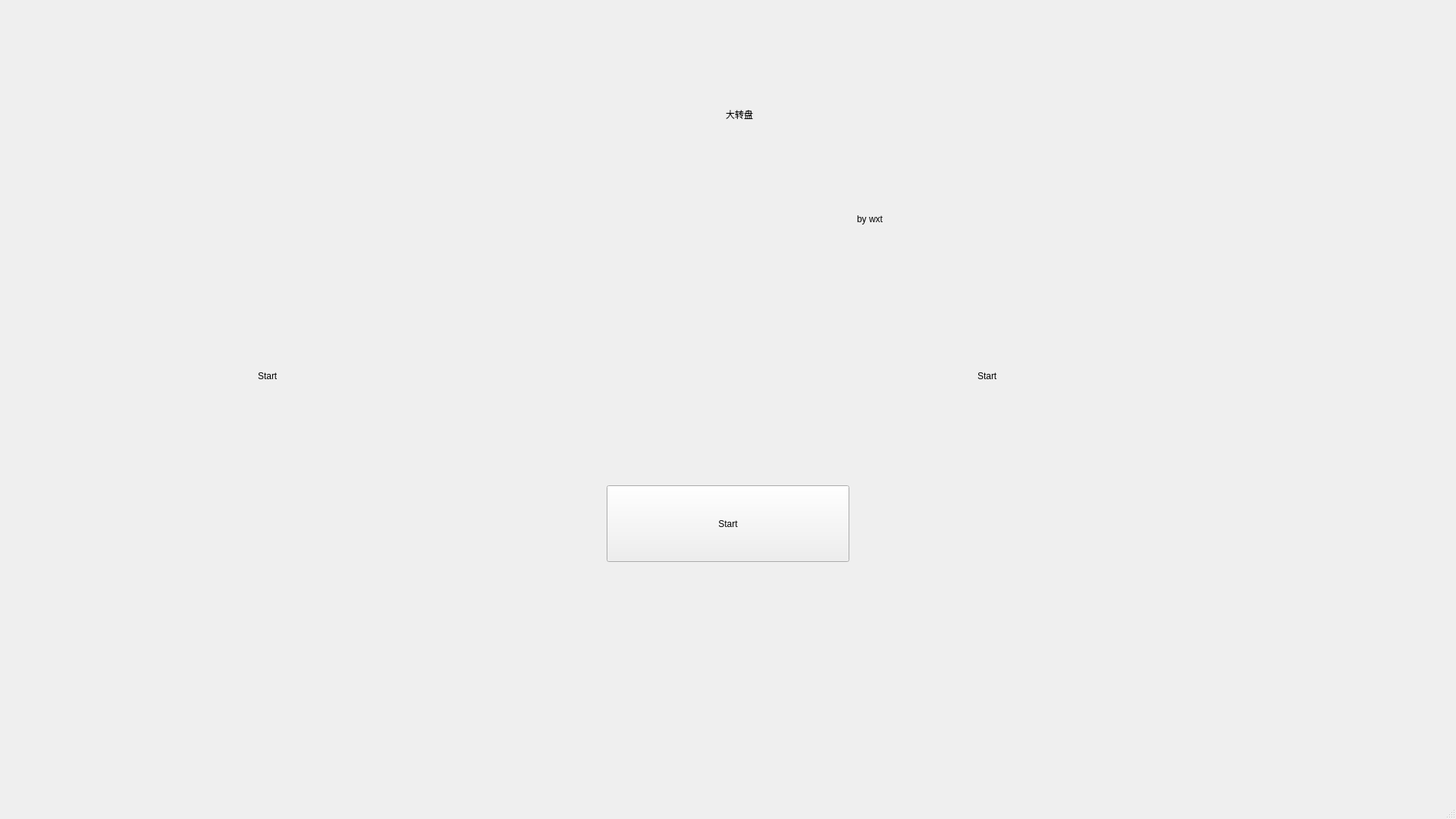
<?xml version="1.0" encoding="UTF-8"?>
<ui version="4.0">
 <class>MainWindow</class>
 <widget class="QMainWindow" name="MainWindow">
  <property name="geometry">
   <rect>
    <x>0</x>
    <y>0</y>
    <width>1920</width>
    <height>1080</height>
   </rect>
  </property>
  <property name="windowTitle">
   <string>MainWindow</string>
  </property>
  <widget class="QWidget" name="centralwidget">
   <widget class="QLabel" name="label">
    <property name="geometry">
     <rect>
      <x>340</x>
      <y>430</y>
      <width>291</width>
      <height>131</height>
     </rect>
    </property>
    <property name="text">
     <string>Start</string>
    </property>
   </widget>
   <widget class="QLabel" name="label_2">
    <property name="geometry">
     <rect>
      <x>1289</x>
      <y>430</y>
      <width>291</width>
      <height>131</height>
     </rect>
    </property>
    <property name="text">
     <string>Start</string>
    </property>
   </widget>
   <widget class="QPushButton" name="pushButton">
    <property name="geometry">
     <rect>
      <x>800</x>
      <y>640</y>
      <width>320</width>
      <height>101</height>
     </rect>
    </property>
    <property name="text">
     <string>Start</string>
    </property>
   </widget>
   <widget class="QLabel" name="label_3">
    <property name="geometry">
     <rect>
      <x>690</x>
      <y>60</y>
      <width>570</width>
      <height>181</height>
     </rect>
    </property>
    <property name="text">
     <string>大转盘</string>
    </property>
    <property name="alignment">
     <set>Qt::AlignCenter</set>
    </property>
   </widget>
   <widget class="QLabel" name="label_4">
    <property name="geometry">
     <rect>
      <x>1130</x>
      <y>280</y>
      <width>66</width>
      <height>18</height>
     </rect>
    </property>
    <property name="text">
     <string>by wxt</string>
    </property>
   </widget>
  </widget>
  <widget class="QMenuBar" name="menubar">
   <property name="geometry">
    <rect>
     <x>0</x>
     <y>0</y>
     <width>1920</width>
     <height>27</height>
    </rect>
   </property>
  </widget>
  <widget class="QStatusBar" name="statusbar"/>
 </widget>
 <resources/>
 <connections/>
</ui>
